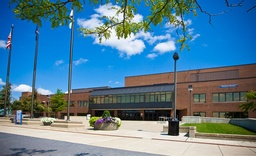
#> input picture task2/task2.jpg, 256 x 156 px, shrunk from 750 x 458 before the run
$ python Task2.py   (older library calls are emulated)
#> lines starting #> are read from the running program, lines starting #| are printed output that depends on the picture
# -*- coding: utf-8 -*-
"""
@author: Yogesh
"""
import cv2
import numpy as np
import math as m

image = cv2.imread('./task2/task2.jpg', 0)
#> image: shape (156, 256); min 0, max 255, mean 117.4
N,M=image.shape
#> N = 156; M = 256

def gaussian_func(x,y,sigma):
    a=(-((x**2 + y**2)/(2*sigma**2)))
    b=(1/(2*(3.14)*(sigma**2)))
    return b* m.exp(a)

def g_kernel(sigma):
    k=[]
    s=0
    for i in range(0,7):
        r=[]
        for j in range(0,7):
            value=gaussian_func(j-3,3-i,sigma)
            s=s + value
            r.append(value)
        k.append(r)
    k1=np.asarray(k)/s
    return k1

def scaling(image):
    N,M=image.shape
    #scaledImage=np.asarray([[0] * int(M/2) for _ in range(int(N/2))],dtype=np.float64)
    scaledImage=[]
    for i in range(0,int((N-1)/2)):
        row=[]
        for j in range(0,int((M-1)/2)):
            row.append(0)
        scaledImage.append(row)
    scaledImage=np.array(scaledImage,dtype=np.float)
    for i in range(1,N):
        for j in range(1,M):
            if(((i+1)%2==0)and((j+1)%2==0)):
                scaledImage[int(i/2)-1][int(j/2)-1]=image[i][j]
    return scaledImage


def Gaus_Blur(kernel,image):
    b,h=image.shape
    empimg = np.asarray([[0.0 for col in range(h+3)] for row in range(b+3)])
    for i in range(3, b-3):
        for j in range(3, h-3):
            gx = (kernel[0][0] * image[i-3][j-3]) + (kernel[0][1] * image[i-3][j-2]) + \
             (kernel[0][2] * image[i-3][j-1]) + (kernel[0][3] * image[i-3][j]) + \
             (kernel[0][4] * image[i-3][j+1]) + (kernel[0][5] * image[i-3][j+2]) + \
             (kernel[0][6] * image[i-3][j+3]) + (kernel[1][0] * image[i-3][j-3]) + \
             (kernel[1][1] * image[i-3][j-2]) + \
             (kernel[1][2] * image[i-3][j-1]) + (kernel[1][3] * image[i-3][j]) + \
             (kernel[1][4] * image[i-3][j+1]) + (kernel[1][5] * image[i-3][j+2]) + \
             (kernel[1][6] * image[i-3][j+3]) + \
             (kernel[2][0] * image[i-3][j-3]) + \
             (kernel[2][1] * image[i-3][j-2]) + \
             (kernel[2][2] * image[i-3][j-1]) + (kernel[2][3] * image[i-3][j]) + \
             (kernel[2][4] * image[i-3][j+1]) + (kernel[2][5] * image[i-3][j+2]) + \
             (kernel[2][6] * image[i-3][j+3]) +\
             (kernel[3][0] * image[i-3][j-3]) + \
             (kernel[3][1] * image[i-3][j-2]) + \
             (kernel[3][2] * image[i-3][j-1]) + (kernel[3][3] * image[i-3][j]) + \
             (kernel[3][4] * image[i-3][j+1]) + (kernel[3][5] * image[i-3][j+2]) + \
             (kernel[3][6] * image[i-3][j+3]) + \
             (kernel[4][0] * image[i-3][j-3]) + \
             (kernel[4][1] * image[i-3][j-2]) + \
             (kernel[4][2] * image[i-3][j-1]) + (kernel[4][3] * image[i-3][j]) + \
             (kernel[4][4] * image[i-3][j+1]) + (kernel[4][5] * image[i-3][j+2]) + \
             (kernel[4][6] * image[i-3][j+3]) + \
             (kernel[5][0] * image[i-3][j-3]) + \
             (kernel[5][1] * image[i-3][j-2]) + \
             (kernel[5][2] * image[i-3][j-1]) + (kernel[5][3] * image[i-3][j]) + \
             (kernel[5][4] * image[i-3][j+1]) + (kernel[5][5] * image[i-3][j+2]) + \
             (kernel[5][6] * image[i-3][j+3]) + \
             (kernel[6][0] * image[i-3][j-3]) + \
             (kernel[6][1] * image[i-3][j-2]) + \
             (kernel[6][2] * image[i-3][j-1]) + (kernel[6][3] * image[i-3][j]) + \
             (kernel[6][4] * image[i-3][j+1]) + (kernel[6][5] * image[i-3][j+2]) + \
             (kernel[6][6] * image[i-3][j+3])
            empimg[i-3][j-3] = gx
    return empimg

def octave1():
    oct1sig=[0.70,1,1.414,2,2.82]
    for i in range(5):
        sigma=oct1sig[i]
        kernal=g_kernel(sigma)
        dummy=Gaus_Blur(kernal,image)
        cv2.imwrite('./task2/BlurOctave1_%s.png' %i ,dummy)
octave1()

def octave2(image1):
    oct2sigma=[1.41,2,2.82,4,5.65]
    for i in range(5):
        sigma=oct2sigma[i]
        kernal=g_kernel(sigma)
        dummy1=Gaus_Blur(kernal,image1)
        cv2.imwrite('./task2/BlurOctave2_%s.png' %i ,dummy1)
oct2image=scaling(image)
#> after the loop in scaling, `for i in range(1,N):`:
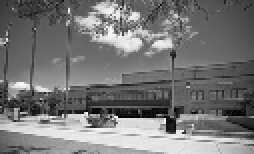
#> scaledImage: shape (77, 127) float64 (shown 2 times larger); min 0, max 254, mean 118.4
octave2(oct2image)
#> the loop in octave2, `for i in range(5):` made 5 passes
#> pass 1, in octave2, `dummy1=Gaus_Blur(kernal,image1)`:
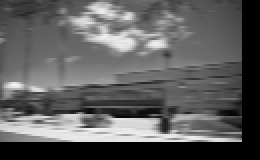
#> dummy1: shape (80, 130) float64 (shown 2 times larger); min 0, max 244.8, mean 95.3

def octave3(image2):
    oct3sigma=[2.82,4,5.65,8,11.31]
    for i in range(5):
        sigma=oct3sigma[i]
        kernal=g_kernel(sigma)
        dummy2=Gaus_Blur(kernal,image2)
        cv2.imwrite('./task2/BlurOctave3_%s.png' %i ,dummy2)
octave3(scaling(scaling(image)))
#> in scaling (call 3), `N,M=image.shape`: N = 77; M = 127
#> after the loop in scaling (call 3), `for i in range(1,N):`:
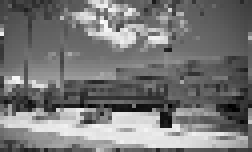
#> scaledImage: shape (38, 63) float64 (shown 4 times larger); min 0, max 253, mean 118.7
#> in octave3, `oct3sigma=[2.82,4,5.65,8,11.31]`: oct3sigma = [2.82, 4, 5.65, 8, 11.31]
#> the loop in octave3, `for i in range(5):` made 5 passes
#> sigma on passes 1 to 5: 2.82, 4, 5.65, 8, 11.31
#> pass 1, in octave3, `dummy2=Gaus_Blur(kernal,image2)`:
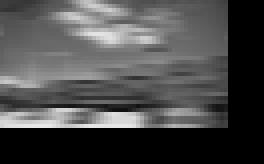
#> dummy2: shape (41, 66) float64 (shown 4 times larger); min 0, max 233, mean 75.8

def octave4(image3):
    oct4sigma=[5.65,8,11.31,16,22.62]
    for i in range(5):
        sigma=oct4sigma[i]
        kernal=g_kernel(sigma)
        dummy3=Gaus_Blur(kernal,image3)
        cv2.imwrite('./task2/BlurOctave4_%s.png' %i ,dummy3)
octave4(scaling(scaling(scaling(image))))
#> in octave4, `oct4sigma=[5.65,8,11.31,16,22.62]`: oct4sigma = [5.65, 8, 11.31, 16, 22.62]
#> the loop in octave4, `for i in range(5):` made 5 passes
#> sigma on passes 1 to 2: 5.65, 8
#> pass 1, in octave4, `dummy3=Gaus_Blur(kernal,image3)`:
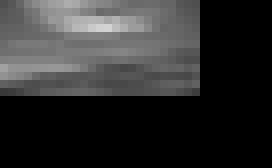
#> dummy3: shape (21, 34) float64 (shown 8 times larger); min 0, max 211, mean 46.8

#DOG calculation Octave 1
oct1_0=cv2.imread('./task2/BlurOctave1_0.png',0)
oct1_1=cv2.imread('./task2/BlurOctave1_1.png',0)
oct1_2=cv2.imread('./task2/BlurOctave1_2.png',0)
#> oct1_2: shape (159, 259); min 0, max 247, mean 105.8
oct1_3=cv2.imread('./task2/BlurOctave1_3.png',0)
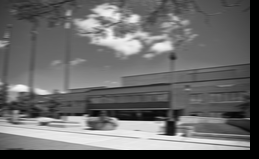
#> oct1_3: shape (159, 259); min 0, max 246, mean 105.8
oct1_4=cv2.imread('./task2/BlurOctave1_4.png',0)
#> oct1_4: shape (159, 259); min 0, max 246, mean 105.8

dog1_0=oct1_1-oct1_0
dog1_1=oct1_2-oct1_1
dog1_2=oct1_3-oct1_2
dog1_3=oct1_4-oct1_3

#DOG calculation Octave 2
oct2_0=cv2.imread('./task2/BlurOctave2_0.png',0)
oct2_1=cv2.imread('./task2/BlurOctave2_1.png',0)
oct2_2=cv2.imread('./task2/BlurOctave2_2.png',0)
#> oct2_2: shape (80, 130); min 0, max 243, mean 95.3
oct2_3=cv2.imread('./task2/BlurOctave2_3.png',0)
#> oct2_3: shape (80, 130); min 0, max 243, mean 95.3
oct2_4=cv2.imread('./task2/BlurOctave2_4.png',0)
#> oct2_4: shape (80, 130); min 0, max 243, mean 95.3

dog2_0=oct2_1-oct2_0
dog2_1=oct2_2-oct2_1
dog2_2=oct2_3-oct2_2
dog2_3=oct2_4-oct2_3

cv2.imwrite('./task2/DOG2_0.png',dog2_0)
cv2.imwrite('./task2/DOG2_1.png',dog2_1)
cv2.imwrite('./task2/DOG2_2.png',dog2_2)
cv2.imwrite('./task2/DOG2_3.png',dog2_3)

#DOG calculation Octave 3
oct3_0=cv2.imread('./task2/BlurOctave3_0.png',0)
oct3_1=cv2.imread('./task2/BlurOctave3_1.png',0)
oct3_2=cv2.imread('./task2/BlurOctave3_2.png',0)
#> oct3_2: shape (41, 66); min 0, max 233, mean 75.8
oct3_3=cv2.imread('./task2/BlurOctave3_3.png',0)
#> oct3_3: shape (41, 66); min 0, max 233, mean 75.8
oct3_4=cv2.imread('./task2/BlurOctave3_4.png',0)
#> oct3_4: shape (41, 66); min 0, max 233, mean 75.8

dog3_0=oct3_1-oct3_0
dog3_1=oct3_2-oct3_1
dog3_2=oct3_3-oct3_2
dog3_3=oct3_4-oct3_3

cv2.imwrite('./task2/DOG3_0.png',dog3_0)
cv2.imwrite('./task2/DOG3_1.png',dog3_1)
cv2.imwrite('./task2/DOG3_2.png',dog3_2)
cv2.imwrite('./task2/DOG3_3.png',dog3_3)

#DOG calculation Octave 4
oct4_0=cv2.imread('./task2/BlurOctave4_0.png',0)
oct4_1=cv2.imread('./task2/BlurOctave4_1.png',0)
oct4_2=cv2.imread('./task2/BlurOctave4_2.png',0)
#> oct4_2: shape (21, 34); min 0, max 212, mean 46.8
oct4_3=cv2.imread('./task2/BlurOctave4_3.png',0)
#> oct4_3: shape (21, 34); min 0, max 212, mean 46.8
oct4_4=cv2.imread('./task2/BlurOctave4_4.png',0)
#> oct4_4: shape (21, 34); min 0, max 212, mean 46.8

dog4_0=oct4_1-oct4_0
dog4_1=oct4_2-oct4_1
dog4_2=oct4_3-oct4_2
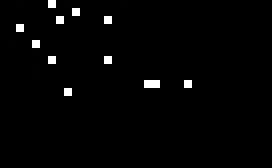
#> dog4_2: shape (21, 34) (shown 8 times larger); min 0, max 255, mean 4.3
dog4_3=oct4_4-oct4_3


def findMaximaMinima(DOG,UDOG,BDOG,scale,maxMinPoints):
    for x in range(1,len(DOG)-1):
        for y in range(1,len(DOG[0])-1):
            if((DOG[x][y]>DOG[x-1][y])and(DOG[x][y]>DOG[x+1][y])and(DOG[x][y]>DOG[x-1][y-1])and(DOG[x][y]>DOG[x][y-1])and(DOG[x][y]>DOG[x+1][y-1])and(DOG[x][y]>DOG[x-1][y+1])and(DOG[x][y]>DOG[x][y+1])and(DOG[x][y]>DOG[x+1][y+1])):
                 if((DOG[x][y]>UDOG[x-1][y])and(DOG[x][y]>UDOG[x+1][y])and(DOG[x][y]>UDOG[x-1][y-1])and(DOG[x][y]>UDOG[x][y-1])and(DOG[x][y]>UDOG[x+1][y-1])and(DOG[x][y]>UDOG[x-1][y+1])and(DOG[x][y]>UDOG[x][y+1])and(DOG[x][y]>UDOG[x+1][y+1])and(DOG[x][y]>UDOG[x][y])):
                      if((DOG[x][y]>BDOG[x-1][y])and(DOG[x][y]>BDOG[x+1][y])and(DOG[x][y]>BDOG[x-1][y-1])and(DOG[x][y]>BDOG[x][y-1])and(DOG[x][y]>BDOG[x+1][y-1])and(DOG[x][y]>BDOG[x-1][y+1])and(DOG[x][y]>BDOG[x][y+1])and(DOG[x][y]>BDOG[x+1][y+1])and(DOG[x][y]>BDOG[x][y])):
                            maxMinPoints.append([scale*x,scale*y]);

    return maxMinPoints;

maxmin=[]
maxmin=findMaximaMinima(dog2_2,dog2_1,dog2_3,2,maxmin)
#> the loop in findMaximaMinima, `for x in range(1,len(DOG)-1):` made 78 passes
maxmin=findMaximaMinima(dog2_1,dog2_0,dog2_2,2,maxmin)
#> the loop in findMaximaMinima (call 2), `for x in range(1,len(DOG)-1):` made 78 passes
maxmin=findMaximaMinima(dog3_2,dog3_1,dog3_3,4,maxmin)
maxmin=findMaximaMinima(dog3_1,dog3_0,dog3_2,4,maxmin)

for i in range (len(maxmin)):
    image[maxmin[i][0]][maxmin[i][1]]=255;
#> this loop made 55 passes

print(len(maxmin));
#| 55

cv2.imwrite('Keypoint.png',image)
cv2.waitKey(0)

$ run again, with task3/neg_10.jpg copied over task2/task2.jpg
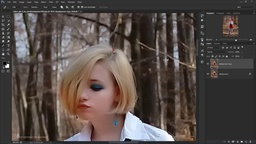
#> input picture task3/neg_10.jpg, 256 x 144 px, shrunk from 1280 x 720 before the run
#> the loop in octave2, `for i in range(5):` made 5 passes
#> pass 1, in octave2, `dummy1=Gaus_Blur(kernal,image1)`:
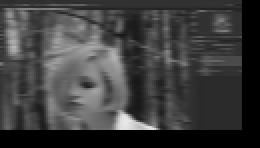
#> dummy1: shape (74, 130) float64 (shown 2 times larger); min 0, max 231.5, mean 63.2
#> oct3sigma = [2.82, 4, 5.65, 8, 11.31]
#> the loop in octave3, `for i in range(5):` made 5 passes
#> sigma on passes 1 to 5: 2.82, 4, 5.65, 8, 11.31
#> oct4sigma = [5.65, 8, 11.31, 16, 22.62]
#> the loop in octave4, `for i in range(5):` made 5 passes
#> sigma on passes 1 to 2: 5.65, 8
#> `dog4_2=oct4_3-oct4_2`:
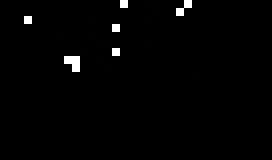
#> dog4_2: shape (20, 34) (shown 8 times larger); min 0, max 255, mean 3.4
#> the loop in findMaximaMinima, `for x in range(1,len(DOG)-1):` made 72 passes
#> the loop in findMaximaMinima (call 2), `for x in range(1,len(DOG)-1):` made 72 passes
#> the loop `for i in range (len(maxmin)):` made 46 passes
#| 46
